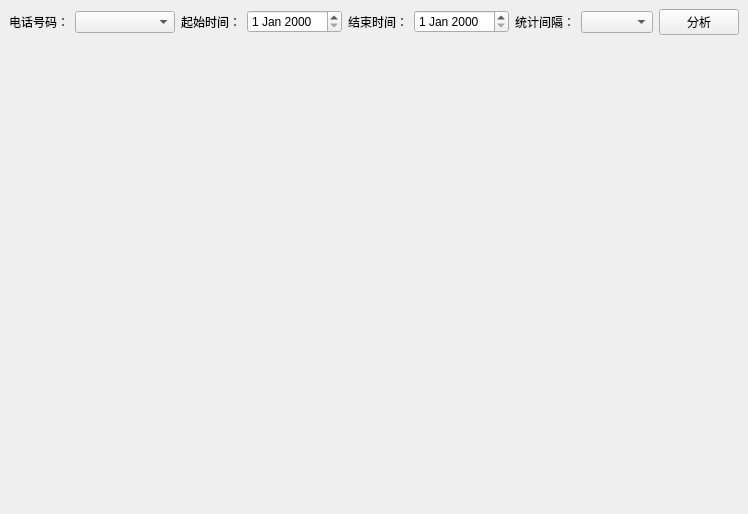
<?xml version="1.0" encoding="UTF-8"?>
<ui version="4.0">
 <class>WindowAnalyseSingle</class>
 <widget class="QMainWindow" name="WindowAnalyseSingle">
  <property name="geometry">
   <rect>
    <x>0</x>
    <y>0</y>
    <width>738</width>
    <height>514</height>
   </rect>
  </property>
  <property name="sizePolicy">
   <sizepolicy hsizetype="Preferred" vsizetype="Preferred">
    <horstretch>0</horstretch>
    <verstretch>0</verstretch>
   </sizepolicy>
  </property>
  <property name="windowTitle">
   <string>单号码分析视图</string>
  </property>
  <widget class="QWidget" name="centralwidget">
   <property name="sizePolicy">
    <sizepolicy hsizetype="Preferred" vsizetype="Preferred">
     <horstretch>0</horstretch>
     <verstretch>0</verstretch>
    </sizepolicy>
   </property>
   <layout class="QGridLayout" name="gridLayout">
    <item row="0" column="0">
     <layout class="QVBoxLayout" name="verticalLayout_2">
      <property name="sizeConstraint">
       <enum>QLayout::SetDefaultConstraint</enum>
      </property>
      <item>
       <layout class="QHBoxLayout" name="horizontalLayout_2">
        <item>
         <layout class="QHBoxLayout" name="horizontalLayout">
          <item>
           <widget class="QLabel" name="label">
            <property name="text">
             <string>电话号码：</string>
            </property>
           </widget>
          </item>
          <item>
           <widget class="QComboBox" name="comboBox">
            <property name="minimumSize">
             <size>
              <width>100</width>
              <height>0</height>
             </size>
            </property>
           </widget>
          </item>
          <item>
           <widget class="QLabel" name="label_2">
            <property name="text">
             <string>起始时间：</string>
            </property>
           </widget>
          </item>
          <item>
           <widget class="QDateEdit" name="dateEdit"/>
          </item>
          <item>
           <widget class="QLabel" name="label_3">
            <property name="text">
             <string>结束时间：</string>
            </property>
           </widget>
          </item>
          <item>
           <widget class="QDateEdit" name="dateEdit_2"/>
          </item>
         </layout>
        </item>
        <item>
         <widget class="QLabel" name="label_4">
          <property name="text">
           <string>统计间隔：</string>
          </property>
         </widget>
        </item>
        <item>
         <widget class="QComboBox" name="comboBox_2"/>
        </item>
        <item>
         <widget class="QPushButton" name="pushButton">
          <property name="text">
           <string>分析</string>
          </property>
         </widget>
        </item>
        <item>
         <spacer name="horizontalSpacer_2">
          <property name="orientation">
           <enum>Qt::Horizontal</enum>
          </property>
          <property name="sizeHint" stdset="0">
           <size>
            <width>40</width>
            <height>20</height>
           </size>
          </property>
         </spacer>
        </item>
       </layout>
      </item>
      <item>
       <layout class="QHBoxLayout" name="horizontalLayout_4">
        <item>
         <layout class="QVBoxLayout" name="verticalLayout">
          <item>
           <widget class="QwtPlot" name="qwtPlot">
            <property name="enabled">
             <bool>true</bool>
            </property>
            <property name="sizePolicy">
             <sizepolicy hsizetype="Expanding" vsizetype="Expanding">
              <horstretch>0</horstretch>
              <verstretch>0</verstretch>
             </sizepolicy>
            </property>
            <property name="layoutDirection">
             <enum>Qt::LeftToRight</enum>
            </property>
            <property name="autoFillBackground">
             <bool>true</bool>
            </property>
            <property name="frameShadow">
             <enum>QFrame::Plain</enum>
            </property>
           </widget>
          </item>
          <item>
           <widget class="QwtPlot" name="qwtPlot_2">
            <property name="sizePolicy">
             <sizepolicy hsizetype="Expanding" vsizetype="Expanding">
              <horstretch>0</horstretch>
              <verstretch>0</verstretch>
             </sizepolicy>
            </property>
           </widget>
          </item>
         </layout>
        </item>
       </layout>
      </item>
     </layout>
    </item>
   </layout>
  </widget>
 </widget>
 <customwidgets>
  <customwidget>
   <class>QwtPlot</class>
   <extends>QFrame</extends>
   <header>qwt_plot.h</header>
  </customwidget>
 </customwidgets>
 <resources/>
 <connections/>
</ui>
